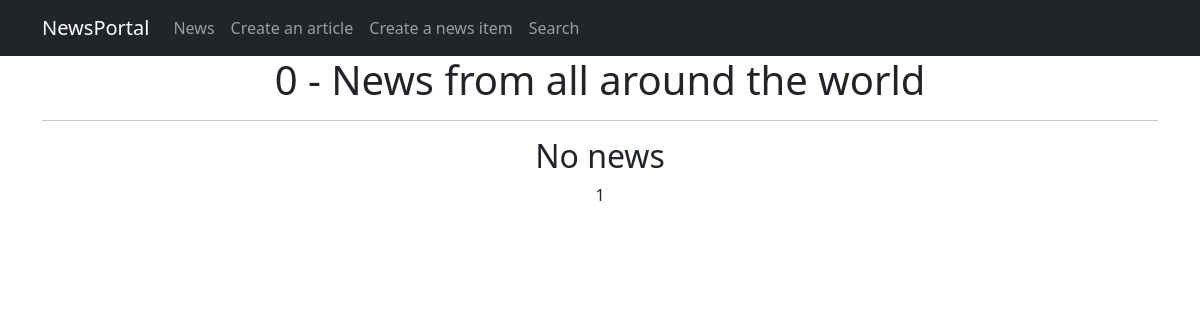
Page /news_portal/ on the earlier database version.
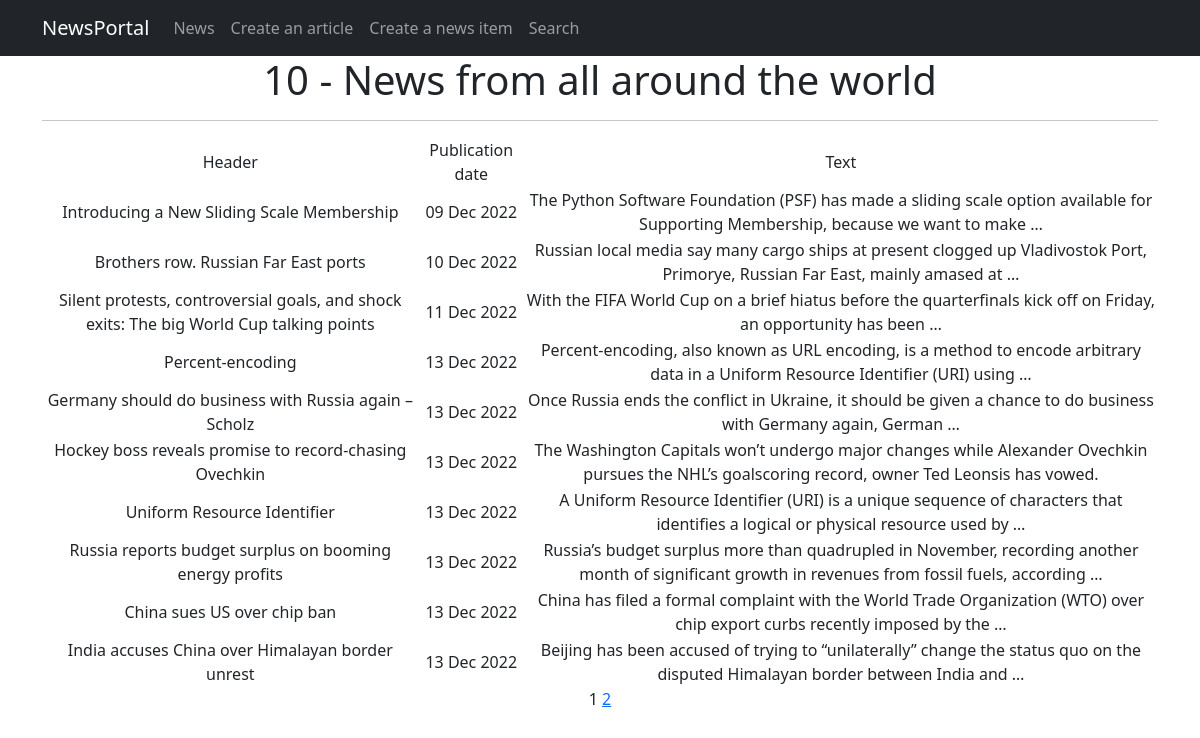
Same page on the later database version.
### news_portal/models.py (models this page shows, shortened)
class Post(models.Model):
    post_type = models.CharField(max_length=2, choices=POST_TYPE, default=article)
    post_pub_date = models.DateTimeField(auto_now_add=True)
    post_header = models.CharField(max_length=255, null=False)
    post_text = models.TextField(null=False)
    post_rating = models.SmallIntegerField(default=0)
    post_auth = models.ForeignKey(Author, on_delete=models.CASCADE)
    post_cat = models.ManyToManyField(Category, through='PostCategory')

### news_portal/views.py (the view)
# urls.py: path('', PostList.as_view()),
class PostList(ListView):
    model = Post
    template_name = 'news_portal.html'
    context_object_name = 'news_portal'
    paginate_by = 10
    def get_queryset(self):
        queryset = super().get_queryset()
        self.filterset = PostFilter(self.request.GET, queryset)
        return self.filterset.qs

### news_portal/templatetags/custom_filters.py (called while the page is built)
@register.filter()
def censor(value):
    censored_words = ['ass', 'bitch', 'cock', 'fuck']
    cen_text = value.split()
    for i in censored_words:
        for words in cen_text:
            if i in words:
                psn_in_text = cen_text.index(words)
                cen_text.remove(words)
                cen_text.insert(psn_in_text, i[0] + '*' * (len(i)-1))
    return " ".join(cen_text)

### news_portal/templatetags/custom_tags.py (called while the page is built)
@register.simple_tag(takes_context=True)
def url_replace(context, **kwargs):
    d = context['request'].GET.copy()
    for k, v in kwargs.items():
        d[k] = v
    return d.urlencode()

### templates/news_portal.html (shortened to what this page needs)
{% extends 'fpages/default.html' %}
{% load custom_filters %}!
{% load custom_tags %}
{% block content %}
   <h1>{{news_portal|length}} - News from all around the world</h1>
   <hr>
   {% if news_portal %}
    <table>
        <tr>
            <td>Header</td>
            <td>Publication date</td>
            <td>Text</td>
        </tr>
        {% for post in news_portal %}
        <tr>
            <td>{{ post.post_header|censor }}</td>
            <td>{{ post.post_pub_date|date:'d M Y' }} </td>
            <td>{{ post.post_text|truncatewords:20|censor }}</td>
        </tr>
        {% endfor %}
    </table>
    {% else %}
           <h2>No news</h2>
{% endif %}
   {{ page_obj.number }}
   {% if page_obj.has_next %}
       <a href="?{% url_replace page=page_obj.next_page_number %}">{{ page_obj.next_page_number }}</a>
   {% endif %}
{% endblock content %}

### templates/fpages/default.html (shortened to what this page needs)
<!DOCTYPE html>
<html lang="en">
    <head>
        {% load static %}
        <link href="{% static 'css/styles.css' %}" rel="stylesheet" />
    </head>
    <body>
        <nav class="navbar navbar-expand-lg navbar-dark bg-dark static-top">
           <div class="container">
               <a class="navbar-brand" href="#">NewsPortal</a>
               <div class="collapse navbar-collapse" id="navbarResponsive">
                   <ul class="navbar-nav ml-auto">
                       <li class="nav-item active">
                           <a class="nav-link" href="/news_portal/">News</a>
                       </li>
                       <li class="nav-item">
                           <a class="nav-link" href="/news_portal/articles/create/">Create an article</a>
                       </li>
                       <li class="nav-item">
                           <a class="nav-link" href="/news_portal/news/create/">Create a news item</a>
                       </li>
                       <li class="nav-item">
                           <a class="nav-link" href="/news_portal/search/">Search</a>
                       </li>
                   </ul>
               </div>
           </div>
        </nav>
        <div class="container">
           <div class="row">
               <div class="col-lg-12 text-center">
                   {% block content %}{% endblock content %}
               </div>
           </div>
        </div>
    </body>
</html>

Differences in the rows shown:
added Post: post_header|censor "Introducing a New Sliding Scale Membership", post_pub_date "09 Dec 2022", post_text|censor "The Python Software Foundation (PSF) has made a sliding scale option available for Supporting Membership, because we want to make …"
added Post: post_header|censor "Brothers row. Russian Far East ports", post_pub_date "10 Dec 2022", post_text|censor "Russian local media say many cargo ships at present clogged up Vladivostok Port, Primorye, Russian Far East, mainly amased at …"
added Post: post_header|censor "Silent protests, controversial goals, and shock exits: The big World Cup talking points", post_pub_date "11 Dec 2022", post_text|censor "With the FIFA World Cup on a brief hiatus before the quarterfinals kick off on Friday, an opportunity has been …"
added Post: post_header|censor "Percent-encoding", post_pub_date "13 Dec 2022", post_text|censor "Percent-encoding, also known as URL encoding, is a method to encode arbitrary data in a Uniform Resource Identifier (URI) using …"
added Post: post_header|censor "Germany should do business with Russia again – Scholz", post_pub_date "13 Dec 2022", post_text|censor "Once Russia ends the conflict in Ukraine, it should be given a chance to do business with Germany again, German …"
added Post: post_header|censor "Hockey boss reveals promise to record-chasing Ovechkin", post_pub_date "13 Dec 2022", post_text|censor "The Washington Capitals won’t undergo major changes while Alexander Ovechkin pursues the NHL’s goalscoring record, owner Ted Leonsis has vowed."
added Post: post_header|censor "Uniform Resource Identifier", post_pub_date "13 Dec 2022", post_text|censor "A Uniform Resource Identifier (URI) is a unique sequence of characters that identifies a logical or physical resource used by …"
added Post: post_header|censor "Russia reports budget surplus on booming energy profits", post_pub_date "13 Dec 2022", post_text|censor "Russia’s budget surplus more than quadrupled in November, recording another month of significant growth in revenues from fossil fuels, according …"
added Post: post_header|censor "China sues US over chip ban", post_pub_date "13 Dec 2022", post_text|censor "China has filed a formal complaint with the World Trade Organization (WTO) over chip export curbs recently imposed by the …"
added Post: post_header|censor "India accuses China over Himalayan border unrest", post_pub_date "13 Dec 2022", post_text|censor "Beijing has been accused of trying to “unilaterally” change the status quo on the disputed Himalayan border between India and …"
Other differences:
{{ news_portal|length }}: "0" → "10"
{{ page_obj.next_page_number }}: (not shown) → "2"
text no longer shown: "No news"
text now shown: "Header Publication date Text"
